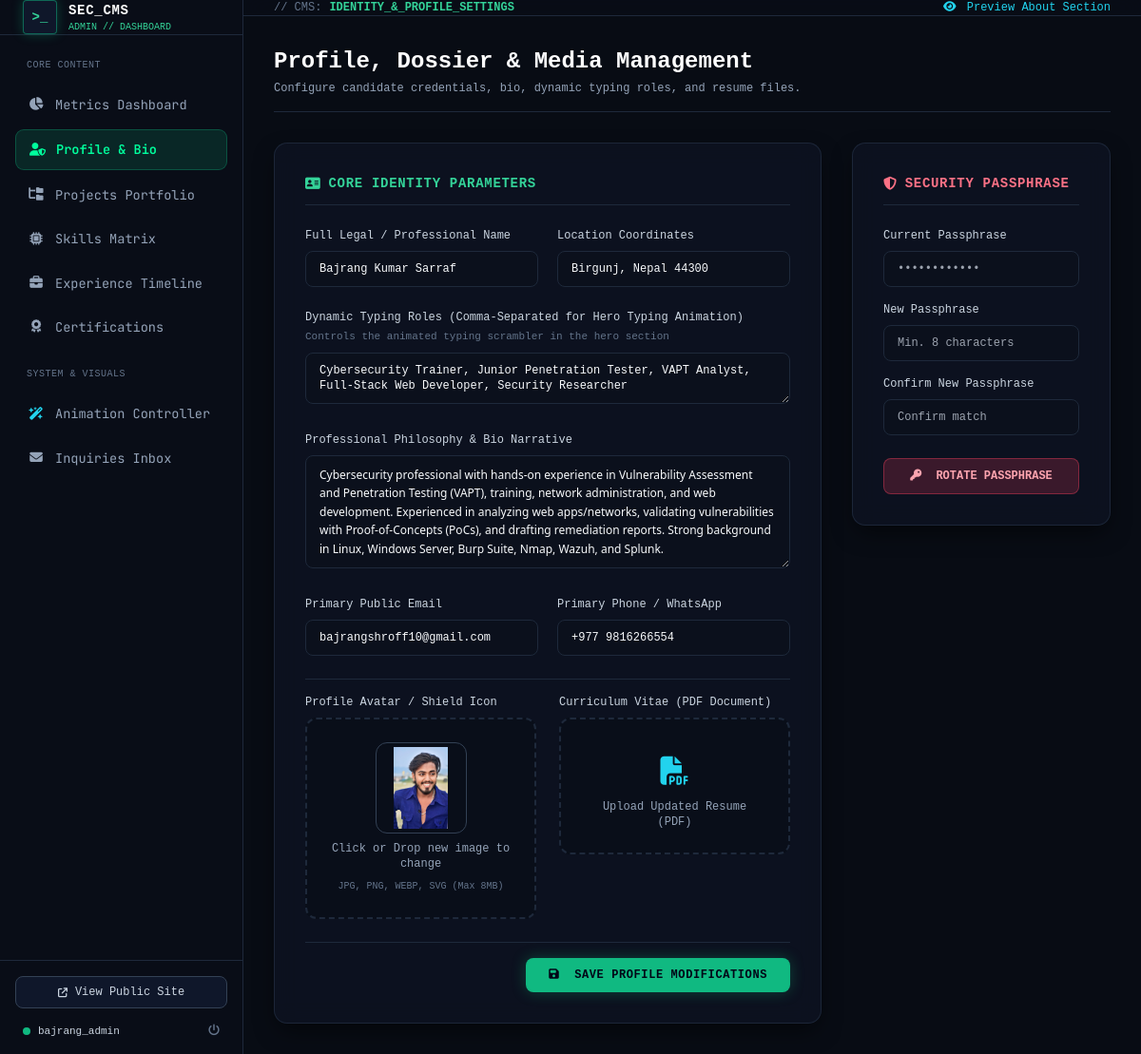
/admin/profile.php (signed in), run on the app's committed database.
### tables this page shows
CREATE TABLE `profile_settings` (
  `id` int(11) NOT NULL,
  `full_name` varchar(100) NOT NULL,
  `tagline_roles` text NOT NULL,
  `bio` text NOT NULL,
  `email` varchar(100) NOT NULL,
  `phone` varchar(50) NOT NULL,
  `location` varchar(150) NOT NULL,
  `avatar_path` varchar(255) DEFAULT 'assets/img/profile-cyber.svg',
  `hero_bg_path` varchar(255) DEFAULT NULL,
  `resume_pdf_path` varchar(255) DEFAULT NULL,
  PRIMARY KEY (`id`)
);

### config/security.php (called while the page is built, shortened)
<?php
class Auth {
    public static function user(): ?array {
        try {
            $pdo = Database::getConnection();
            $stmt = $pdo->prepare("SELECT id, username, email, created_at FROM admins WHERE id = :id LIMIT 1");
            $stmt->execute(['id' => $_SESSION['admin_id']]);
            return $stmt->fetch() ?: null;
        } catch (Throwable $e) {
            error_log('Auth::user error: ' . $e->getMessage());
            return null;
        }
    }
}

### admin/profile.php (the view, shortened to what this page needs)
<?php
$pdo = Database::getConnection();
$profile = $pdo->query("SELECT * FROM profile_settings WHERE id = 1 LIMIT 1")->fetch() ?: [];
?>
<!DOCTYPE html>
<html lang="en">
<head>
    <link rel="stylesheet" href="https://cdnjs.cloudflare.com/ajax/libs/font-awesome/6.5.1/css/all.min.css">
    <script src="https://cdn.tailwindcss.com"></script>
    <link rel="stylesheet" href="../assets/css/admin.css">
</head>
<body class="bg-[#080c14] text-slate-100 flex min-h-screen">
    <?php require_once __DIR__ . '/includes/nav.php'; ?>
    <div class="lg:pl-64 flex-grow flex flex-col min-w-0">
        <header class="h-18 px-6 lg:px-8 border-b border-slate-800 bg-[#090d17]/80 backdrop-blur-md sticky top-0 z-30 flex items-center justify-between">
            <div class="flex items-center gap-4">
                <div class="flex items-center gap-2 font-mono text-xs">
                    <span class="text-slate-500">// CMS:</span>
                    <span class="text-emerald-400 font-bold">IDENTITY_&_PROFILE_SETTINGS</span>
                </div>
            </div>
            <a href="../index.php#about" target="_blank" class="text-xs font-mono text-cyan-400 hover:text-cyan-300">
                <i class="fa-solid fa-eye mr-1"></i> Preview About Section
            </a>
        </header>
        <main class="p-6 lg:p-8 space-y-8 flex-grow">
            <div class="border-b border-slate-800 pb-4 mb-6">
                <h1 class="text-2xl font-bold font-mono text-white">Profile, Dossier & Media Management</h1>
                <p class="text-xs font-mono text-slate-400 mt-1">Configure candidate credentials, bio, dynamic typing roles, and resume files.</p>
            </div>
            <div class="grid grid-cols-1 lg:grid-cols-12 gap-8 items-start">
                <div class="lg:col-span-8 admin-card p-6 sm:p-8">
                    <h3 class="text-sm font-mono uppercase tracking-wider text-emerald-400 font-bold border-b border-slate-800 pb-3 mb-6 flex items-center gap-2">
                        <i class="fa-solid fa-address-card"></i>
                        <span>Core Identity Parameters</span>
                    </h3>
                    <form action="profile.php" method="POST" enctype="multipart/form-data" class="space-y-6">
                        <div class="grid grid-cols-1 sm:grid-cols-2 gap-5">
                            <div>
                                <label for="full_name" class="block text-xs font-mono text-slate-300 mb-2">Full Legal / Professional Name</label>
                                <input type="text" id="full_name" name="full_name" required value="<?= htmlspecialchars($profile['full_name'] ?? '') ?>" class="admin-input font-mono text-xs">
                            </div>
                            <div>
                                <label for="location" class="block text-xs font-mono text-slate-300 mb-2">Location Coordinates</label>
                                <input type="text" id="location" name="location" required value="<?= htmlspecialchars($profile['location'] ?? '') ?>" class="admin-input font-mono text-xs">
                            </div>
                        </div>
                        <div>
                            <label for="tagline_roles" class="block text-xs font-mono text-slate-300 mb-1">
                                Dynamic Typing Roles (Comma-Separated for Hero Typing Animation)
                            </label>
                            <span class="text-[11px] text-slate-500 font-mono block mb-2">Controls the animated typing scrambler in the hero section</span>
                            <textarea id="tagline_roles" name="tagline_roles" rows="2" required class="admin-input font-mono text-xs"><?= htmlspecialchars($profile['tagline_roles'] ?? '') ?></textarea>
                        </div>
                        <div>
                            <label for="bio" class="block text-xs font-mono text-slate-300 mb-2">Professional Philosophy & Bio Narrative</label>
                            <textarea id="bio" name="bio" rows="5" required class="admin-input font-sans text-xs leading-relaxed"><?= htmlspecialchars($profile['bio'] ?? '') ?></textarea>
                        </div>
                        <div class="grid grid-cols-1 sm:grid-cols-2 gap-5">
                            <div>
                                <label for="email" class="block text-xs font-mono text-slate-300 mb-2">Primary Public Email</label>
                                <input type="email" id="email" name="email" required value="<?= htmlspecialchars($profile['email'] ?? '') ?>" class="admin-input font-mono text-xs">
                            </div>
                            <div>
                                <label for="phone" class="block text-xs font-mono text-slate-300 mb-2">Primary Phone / WhatsApp</label>
                                <input type="text" id="phone" name="phone" required value="<?= htmlspecialchars($profile['phone'] ?? '') ?>" class="admin-input font-mono text-xs">
                            </div>
                        </div>
                        <div class="grid grid-cols-1 sm:grid-cols-2 gap-6 pt-4 border-t border-slate-800">
                            <div>
                                <label class="block text-xs font-mono text-slate-300 mb-2">Profile Avatar / Shield Icon</label>
                                <div class="dropzone-box">
                                    <img src="../<?= htmlspecialchars($profile['avatar_path'] ?? 'assets/img/profile-cyber.svg') ?>" alt="Current Avatar" class="preview-thumbnail mx-auto w-24 h-24 rounded-xl object-contain border border-slate-700 p-1 mb-2">
                                    <span class="text-xs font-mono text-slate-400 block">Click or Drop new image to change</span>
                                    <span class="text-[10px] text-slate-500 font-mono">JPG, PNG, WEBP, SVG (Max 8MB)</span>
                                </div>
                            </div>
                            <div>
                                <label class="block text-xs font-mono text-slate-300 mb-2">Curriculum Vitae (PDF Document)</label>
                                <div class="dropzone-box">
                                    <div class="my-3 text-cyan-400 text-3xl">
                                        <i class="fa-solid fa-file-pdf"></i>
                                    </div>
                                    <span class="text-xs font-mono text-slate-400 block">Upload Updated Resume (PDF)</span>
                                </div>
                            </div>
                        </div>
                        <div class="pt-4 border-t border-slate-800 flex justify-end">
                            <button type="submit" class="px-6 py-2.5 rounded-lg bg-emerald-500 hover:bg-emerald-400 text-slate-950 font-mono font-bold text-xs uppercase tracking-wider transition-all shadow-[0_0_15px_rgba(16,185,129,0.3)]">
                                <i class="fa-solid fa-floppy-disk mr-2"></i> Save Profile Modifications
                            </button>
                        </div>
                    </form>
                </div>
                <div class="lg:col-span-4 admin-card p-6 sm:p-8 space-y-6">
                    <h3 class="text-sm font-mono uppercase tracking-wider text-rose-400 font-bold border-b border-slate-800 pb-3 flex items-center gap-2">
                        <i class="fa-solid fa-shield-halved"></i>
                        <span>Security Passphrase</span>
                    </h3>
                    <form action="profile.php" method="POST" class="space-y-4">
                        <div>
                            <label for="current_password" class="block text-xs font-mono text-slate-300 mb-2">Current Passphrase</label>
                            <input type="password" id="current_password" name="current_password" required placeholder="••••••••••••" class="admin-input font-mono text-xs">
                        </div>
                        <div>
                            <label for="new_password" class="block text-xs font-mono text-slate-300 mb-2">New Passphrase</label>
                            <input type="password" id="new_password" name="new_password" required placeholder="Min. 8 characters" class="admin-input font-mono text-xs">
                        </div>
                        <div>
                            <label for="confirm_password" class="block text-xs font-mono text-slate-300 mb-2">Confirm New Passphrase</label>
                            <input type="password" id="confirm_password" name="confirm_password" required placeholder="Confirm match" class="admin-input font-mono text-xs">
                        </div>
                        <div class="pt-2">
                            <button type="submit" class="w-full py-2.5 px-4 rounded-lg bg-rose-500/20 border border-rose-500/40 hover:bg-rose-500/30 text-rose-300 font-mono font-bold text-xs uppercase transition-all">
                                <i class="fa-solid fa-key mr-2"></i> Rotate Passphrase
                            </button>
                        </div>
                    </form>
                </div>
            </div>
        </main>
    </div>
</body>
</html>

### admin/includes/nav.php (shortened to what this page needs)
<?php
$currentPage = basename($_SERVER['PHP_SELF'] ?? '');
$adminUser = Auth::user();
?>
<aside id="admin-sidebar" class="fixed top-0 left-0 bottom-0 z-50 w-64 bg-[#090d17] border-r border-slate-800 flex flex-col justify-between transition-transform duration-300 lg:translate-x-0 -translate-x-full">
    <div>
        <div class="h-18 px-6 border-b border-slate-800 flex items-center justify-between">
            <a href="index.php" class="flex items-center gap-3">
                <div class="w-9 h-9 rounded bg-slate-900 border border-emerald-500/50 flex items-center justify-center text-emerald-400 font-mono font-bold text-sm shadow-[0_0_12px_rgba(16,185,129,0.3)]">
                    &gt;_
                </div>
                <div class="flex flex-col">
                    <span class="font-mono text-sm font-bold text-white tracking-wider">SEC_CMS</span>
                    <span class="text-[10px] font-mono text-emerald-400">ADMIN // DASHBOARD</span>
                </div>
            </a>
        </div>
        <nav class="p-4 space-y-1.5 overflow-y-auto">
            <div class="text-[10px] font-mono uppercase tracking-wider text-slate-500 px-3 py-2">Core Content</div>
            <a href="index.php" class="admin-nav-item <?= $currentPage === 'index.php' ? 'active' : '' ?>">
                <i class="fa-solid fa-chart-pie w-4 text-center"></i>
                <span>Metrics Dashboard</span>
            </a>
            <a href="profile.php" class="admin-nav-item <?= $currentPage === 'profile.php' ? 'active' : '' ?>">
                <i class="fa-solid fa-user-shield w-4 text-center"></i>
                <span>Profile & Bio</span>
            </a>
            <a href="projects.php" class="admin-nav-item <?= $currentPage === 'projects.php' ? 'active' : '' ?>">
                <i class="fa-solid fa-folder-tree w-4 text-center"></i>
                <span>Projects Portfolio</span>
            </a>
            <a href="skills.php" class="admin-nav-item <?= $currentPage === 'skills.php' ? 'active' : '' ?>">
                <i class="fa-solid fa-microchip w-4 text-center"></i>
                <span>Skills Matrix</span>
            </a>
            <a href="experiences.php" class="admin-nav-item <?= $currentPage === 'experiences.php' ? 'active' : '' ?>">
                <i class="fa-solid fa-briefcase w-4 text-center"></i>
                <span>Experience Timeline</span>
            </a>
            <a href="certifications.php" class="admin-nav-item <?= $currentPage === 'certifications.php' ? 'active' : '' ?>">
                <i class="fa-solid fa-award w-4 text-center"></i>
                <span>Certifications</span>
            </a>
            <div class="text-[10px] font-mono uppercase tracking-wider text-slate-500 px-3 pt-4 py-2">System & Visuals</div>
            <a href="animations.php" class="admin-nav-item <?= $currentPage === 'animations.php' ? 'active' : '' ?>">
                <i class="fa-solid fa-wand-magic-sparkles w-4 text-center text-cyan-400"></i>
                <span>Animation Controller</span>
            </a>
            <a href="messages.php" class="admin-nav-item flex items-center justify-between <?= $currentPage === 'messages.php' ? 'active' : '' ?>">
                <div class="flex items-center gap-3">
                    <i class="fa-solid fa-envelope w-4 text-center"></i>
                    <span>Inquiries Inbox</span>
                </div>
            </a>
        </nav>
    </div>
    <div class="p-4 border-t border-slate-800 space-y-3">
        <a href="../index.php" target="_blank" class="w-full flex items-center justify-center gap-2 px-3 py-2 rounded-lg bg-slate-900 border border-slate-700 hover:border-emerald-500/50 text-slate-300 hover:text-emerald-400 text-xs font-mono transition-colors">
            <i class="fa-solid fa-arrow-up-right-from-square text-[10px]"></i>
            <span>View Public Site</span>
        </a>
        <div class="flex items-center justify-between px-2 pt-1 font-mono text-xs">
            <div class="flex items-center gap-2 overflow-hidden">
                <span class="w-2 h-2 rounded-full bg-emerald-500 shrink-0"></span>
                <span class="text-slate-300 truncate text-[11px]"><?= htmlspecialchars($adminUser['username'] ?? 'Admin') ?></span>
            </div>
            <a href="logout.php" class="text-slate-500 hover:text-rose-400 text-xs transition-colors" title="Sign Out">
                <i class="fa-solid fa-power-off"></i>
            </a>
        </div>
    </div>
</aside>

### assets/css/admin.css (style rules this page uses)
:root { --admin-bg-dark: #080c14; --admin-bg-card: rgba(13, 19, 34, 0.85); --admin-border: rgba(30, 41, 59, 0.9); --admin-border-focus: rgba(16, 185, 129, 0.5); --admin-emerald: #10b981; --admin-cyan: #06b6d4; --admin-rose: #f43f5e; }
body { background-color: var(--admin-bg-dark); color: #f1f5f9; font-family: 'Inter', -apple-system, BlinkMacSystemFont, 'Segoe UI', Roboto, sans-serif; min-height: 100vh; }
.admin-card { background: var(--admin-bg-card); backdrop-filter: blur(12px); -webkit-backdrop-filter: blur(12px); border: 1px solid var(--admin-border); border-radius: 14px; box-shadow: 0 10px 25px -5px rgba(0, 0, 0, 0.6); transition: border-color 0.2s ease; }
.admin-input { background-color: #0b101c; border: 1px solid #1e293b; color: #f8fafc; border-radius: 8px; padding: 10px 14px; font-size: 0.875rem; transition: all 0.2s ease; width: 100%; }
.dropzone-box { border: 2px dashed #1e293b; border-radius: 12px; background-color: #090e19; padding: 24px; text-align: center; cursor: pointer; transition: all 0.25s ease; }
.preview-thumbnail { width: 100%; max-height: 180px; object-fit: cover; border-radius: 8px; border: 1px solid #1e293b; }
.admin-nav-item { display: flex; align-items: center; gap: 12px; padding: 10px 14px; border-radius: 9px; color: #94a3b8; font-size: 0.85rem; font-family: 'JetBrains Mono', monospace; transition: all 0.2s ease; }
.admin-nav-item.active { color: #00ff9d; background-color: rgba(16, 185, 129, 0.15); border: 1px solid rgba(16, 185, 129, 0.3); font-weight: 600; }

### data on the page
profile_settings: full_name "Bajrang Kumar Sarraf", location "Birgunj, Nepal 44300", tagline_roles "Cybersecurity Trainer, Junior Penetration Tester, VAPT Analyst, Full-Stack Web Developer, Security Researcher", bio "Cybersecurity professional with hands-on experience in Vulnerability Assessment and Penetration Testing (VAPT), training, network administration, and web development. Experienced in analyzing web apps/networks, validating vulnerabilities with Proof-of-Concepts (PoCs), and drafting remediation reports. Strong background in Linux, Windows Server, Burp Suite, Nmap, Wazuh, and Splunk.", email "bajrangshroff10@gmail.com", phone "+977 9816266554", avatar_path (picture)

### other printed values
$adminUser['username'] "bajrang_admin"
